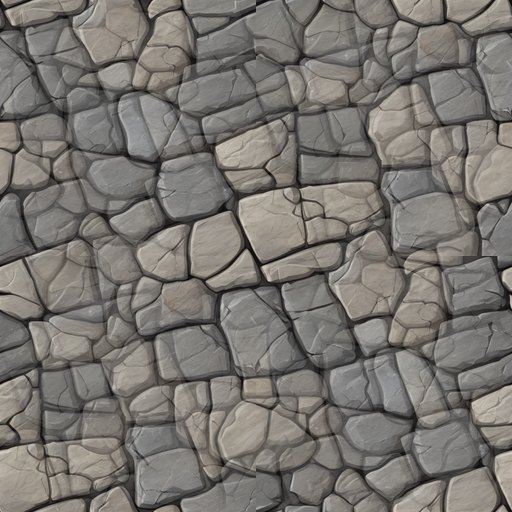
#> input picture assets/media/stage3d/looks/castle/ground_c.jpg, 512 x 512 px
$ python -i make_floor3d.py   (imports and definitions only)
#> lines starting #> are read from the running program, lines starting #| are printed output that depends on the picture
#> further down, picture is the input picture: PIL image 512x512 RGB; mean R, G, B 121.2, 117.5, 112.6
"""make_floor3d.py -- a floor's walls and ground as a 3D model, from its tile map (docs/gameplay/24_STAGE_3D.md §3).

    python tools/stage3d/make_floor3d.py F01 F02            build these floors' models
    python tools/stage3d/make_floor3d.py --all              every floor in assets/data/story/floors/
    python tools/stage3d/make_floor3d.py --paint wood       paint the look "wood" with ComfyUI (127.0.0.1:8188), then build
    python tools/stage3d/make_floor3d.py --paint wood --seeds 11,22   try seeds; the pictures stay in Build/art_out/stage3d/
    python tools/stage3d/make_floor3d.py --paint wood --parts top    paint only these parts again

One tile is one metre: x to the right (the tile's column), z down the map (its row), y up. A wall cell ('#') is a block
WALL_H tall: its top, and a side wherever the cell beside it is not a wall. The ground is one quad under the whole map.

Writes assets/media/stage3d/:
    floors/<id>.gltf + .bin        three materials: ground, wall, wall top; their textures are the floor's look's
    looks/<look>/<part>_c.jpg       the colour of each part (ground, wall, top): seamless, 512 px
    looks/<look>/<part>_n.png       its normal map, made from the colour's brightness
A look not painted yet is drawn here (a plain pattern of planks / bricks / slabs in the look's colours), so every floor
builds; --paint replaces it. A floor's look is its stage file's "theme" ("" = "castle").
data/stage3d.json says how the game shows the floors (the camera, the light, the sprites' heights).
"""
import argparse
import io
import json
import math
import random
import struct
import sys
import time
import urllib.request
from pathlib import Path

import numpy as np
from PIL import Image, ImageFilter

ROOT = Path(__file__).resolve().parents[2]
FLOORS = ROOT / "assets" / "data" / "story" / "floors"
OUT = ROOT / "assets" / "media" / "stage3d"
WORK = ROOT / "Build" / "art_out" / "stage3d"
WALL_H = 1.0          # metres (a tile is 1 m): low enough that the tilted camera sees the hero behind a wall
GROUND_REPEAT = 2.0   # the ground's texture once every this many metres
TEX = 512
PARTS = ("ground", "wall", "top")

# The looks: the words for each part (painted) and the colours of the plain pattern (drawn when not painted).
LOOKS = {
    "wood":    {"ground": "old wooden floor boards of a cosy village house, warm oak planks",
                "wall":   "rustic timber wall of a farmhouse, horizontal wooden logs and beams",
                "top":    "dark aged wooden planks seen from above, rough hewn weathered wood, no moss",
                "colors": {"ground": (122, 86, 52), "wall": (98, 66, 40), "top": (80, 70, 52)}, "pattern": "planks"},
    "forest":  {"ground": "forest floor, soft grass with a mossy dirt path and small leaves",
                "wall":   "dense wall of tangled tree roots and dark bark with moss",
                "top":    "dense green hedge and leafy bushes seen from above",
                "colors": {"ground": (78, 104, 52), "wall": (70, 54, 38), "top": (44, 82, 40)}, "pattern": "grass"},
    "castle":  {"ground": "grey castle flagstone floor, large worn stone slabs",
                "wall":   "medieval castle wall of grey stone bricks with mortar",
                "top":    "top of a castle wall, flat grey capstones",
                "colors": {"ground": (112, 110, 104), "wall": (96, 94, 90), "top": (126, 122, 114)}, "pattern": "bricks"},
    "cave":    {"ground": "cave floor of dark brown packed earth and pebbles",
                "wall":   "rough natural cave rock wall, dark brown stone",
                "top":    "rough dark boulders seen from above",
                "colors": {"ground": (88, 72, 58), "wall": (70, 60, 52), "top": (82, 72, 62)}, "pattern": "rock"},
    "crypt":   {"ground": "ancient crypt floor, cracked dark stone tiles with dust",
                "wall":   "crypt wall of old dark stone blocks with carved skull niches",
                "top":    "top of an old crypt wall, dark weathered stone",
                "colors": {"ground": (78, 76, 84), "wall": (66, 64, 74), "top": (88, 84, 92)}, "pattern": "bricks"},
    "crystal": {"ground": "floor of purple crystal stone tiles with glowing veins",
                "wall":   "wall of violet crystal rock with glowing gems",
                "top":    "clusters of purple crystals seen from above",
                "colors": {"ground": (96, 80, 120), "wall": (84, 66, 112), "top": (120, 96, 150)}, "pattern": "rock"},
    "ice":     {"ground": "frozen ice floor with snow dust, pale blue",
                "wall":   "wall of packed snow and blue ice blocks",
                "top":    "fresh snow on top of an ice wall",
                "colors": {"ground": (170, 196, 214), "wall": (140, 172, 200), "top": (220, 232, 240)}, "pattern": "slabs"},
    "lava":    {"ground": "black volcanic rock floor with thin glowing orange cracks",
                "wall":   "wall of dark basalt rock blocks",
                "top":    "top of a basalt wall, black rock with ash",
                "colors": {"ground": (58, 44, 40), "wall": (50, 40, 38), "top": (66, 52, 46)}, "pattern": "rock"},
    "sand":    {"ground": "desert temple floor of sandstone tiles with blown sand",
                "wall":   "sandstone brick wall of an ancient desert temple",
                "top":    "top of a sandstone wall, worn flat stones",
                "colors": {"ground": (196, 166, 116), "wall": (176, 144, 98), "top": (206, 178, 130)}, "pattern": "bricks"},
    "shadow":  {"ground": "dark obsidian floor tiles with faint purple runes",
                "wall":   "wall of black stone with faint violet glowing runes",
                "top":    "top of a black stone wall, smooth obsidian",
                "colors": {"ground": (50, 44, 62), "wall": (40, 36, 52), "top": (62, 54, 76)}, "pattern": "slabs"},
}
STYLE = ("seamless tileable texture, flat even lighting, top down orthographic, hand painted fantasy game texture, "
         "stylized, rich detail, no shadows")
NEGATIVE = ("perspective, horizon, objects, people, character, text, watermark, logo, frame, border, vignette, "
            "strong shadows, blurry, photo of a room")
CHECKPOINT = "Juggernaut-XL_v9_RunDiffusionPhoto_v2.safetensors"


# ---------------------------------------------------------------- the textures

# [11 lines left out: function tileable, not called in this run]


def normal_map(img: Image.Image, strength=2.5) -> Image.Image:
    """A tangent-space normal map (OpenGL: green up) from the colour's brightness, wrapping at the edges."""
#> called with strength = 2.5
    g = np.asarray(img.convert("L").filter(ImageFilter.GaussianBlur(1.2)), dtype=np.float32) / 255.0
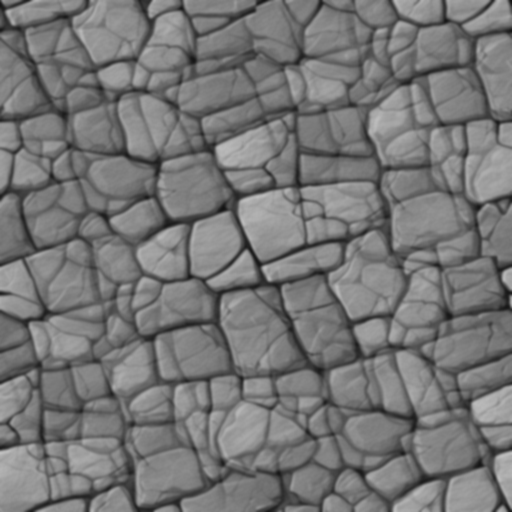
#> g: shape (512, 512) float32; min 0.0745, max 0.757, mean 0.463
    dx = (np.roll(g, -1, axis=1) - np.roll(g, 1, axis=1)) * strength
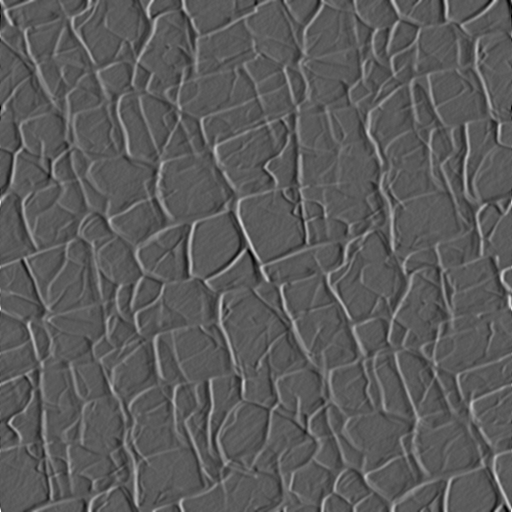
#> dx: shape (512, 512) float32; min -0.657, max 1.16, mean 1.1e-11; drawn with min black and max white
    dy = (np.roll(g, -1, axis=0) - np.roll(g, 1, axis=0)) * strength
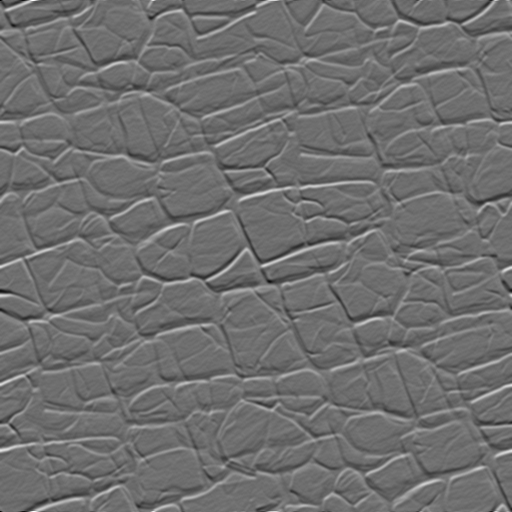
#> dy: shape (512, 512) float32; min -0.882, max 1.14, mean 2.91e-11; drawn with min black and max white
    n = np.stack([-dx, dy, np.ones_like(g)], axis=-1)
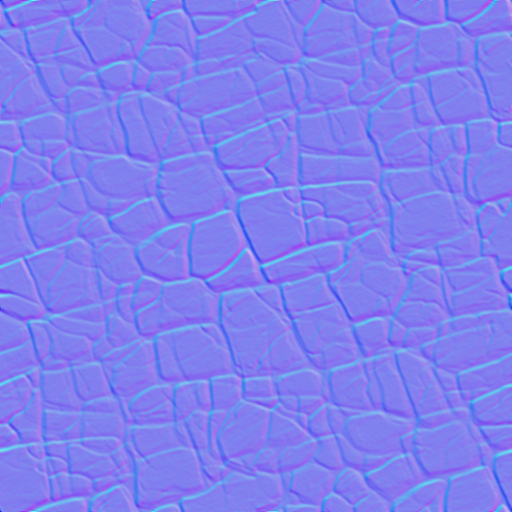
#> n: shape (512, 512, 3) float32; mean of channels 0, 1, 2 -8.73e-11, 5.62e-08, 1; drawn with min black and max white
    n /= np.linalg.norm(n, axis=-1, keepdims=True)
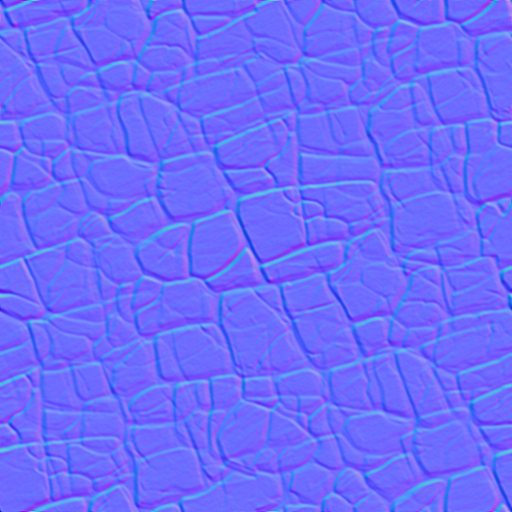
#> n: shape (512, 512, 3) float32; mean of channels 0, 1, 2 0.00149, -0.000977, 0.986; drawn with min black and max white
    return Image.fromarray(((n * 0.5 + 0.5) * 255).astype(np.uint8))


# [98 lines left out: functions plain_pattern, workflow, wait_for_server, paint_look, write_part, ensure_look, not called in this run]


# ---------------------------------------------------------------- the model

class Mesh:
    def __init__(self):
        self.pos, self.nor, self.tan, self.uv, self.idx = [], [], [], [], []

    # [117 lines left out: functions quad, build_floor, write_gltf, main, not called in this run]


# [2 lines not run here, left out]

>>> from PIL import Image
>>> picture = Image.open('../../assets/media/stage3d/looks/castle/ground_c.jpg')
>>> result = normal_map(picture)

$ run again, on assets/media/stage3d/looks/forest/ground_c.jpg
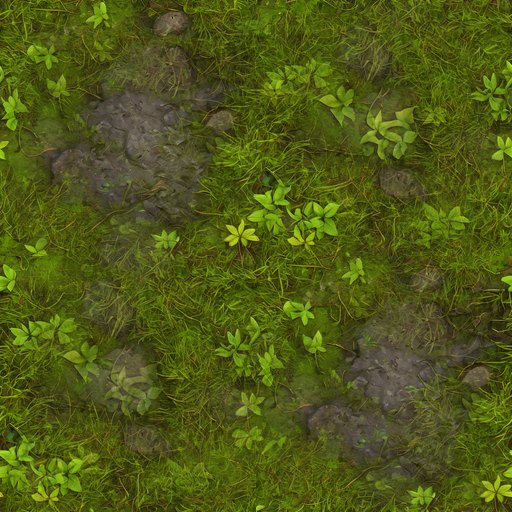
#> input picture assets/media/stage3d/looks/forest/ground_c.jpg, 512 x 512 px
#> picture is the input picture: PIL image 512x512 RGB; mean R, G, B 79.8, 88.8, 22.5
#> in normal_map, `n = np.stack([-dx, dy, np.ones_like(g)], axis=-1)`:
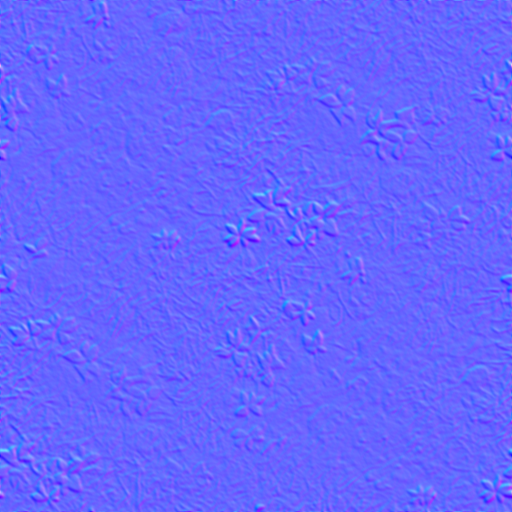
#> n: shape (512, 512, 3) float32; mean of channels 0, 1, 2 -5.57e-12, -3.96e-10, 1; drawn with min black and max white
#> in normal_map, `return Image.fromarray(((n * 0.5 + 0.5) * 255).astype(np.uint8))`:
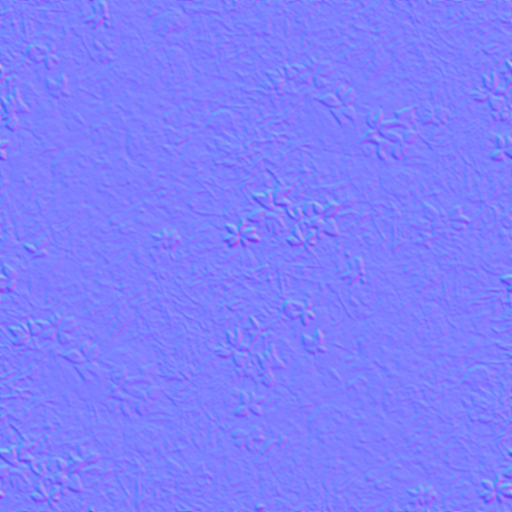
#> returned value: PIL image 512x512 RGB; mean R, G, B 127, 127, 253.6

$ run again, on assets/media/stage3d/looks/ice/ground_c.jpg
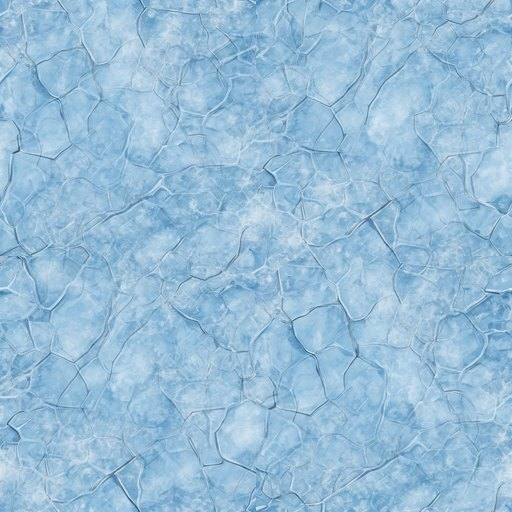
#> input picture assets/media/stage3d/looks/ice/ground_c.jpg, 512 x 512 px
#> picture is the input picture: PIL image 512x512 RGB; mean R, G, B 151.2, 189.8, 216.6
#> in normal_map, `n = np.stack([-dx, dy, np.ones_like(g)], axis=-1)`:
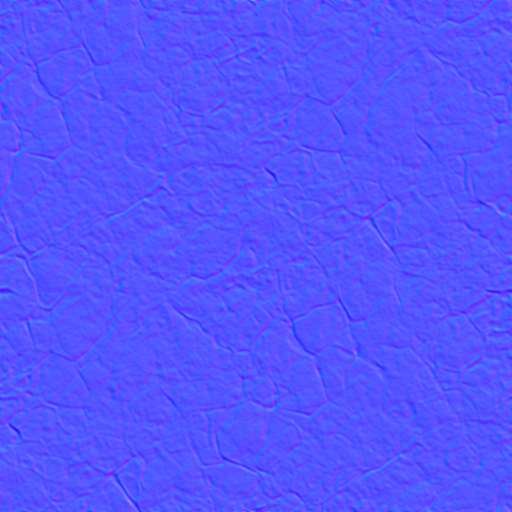
#> n: shape (512, 512, 3) float32; mean of channels 0, 1, 2 -6.59e-12, -3.09e-09, 1; drawn with min black and max white
#> in normal_map, `return Image.fromarray(((n * 0.5 + 0.5) * 255).astype(np.uint8))`:
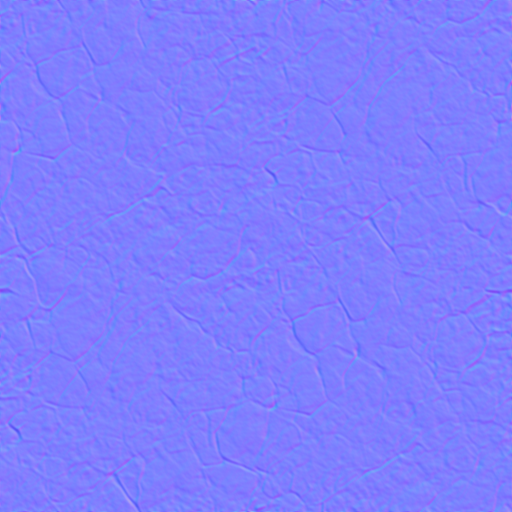
#> returned value: PIL image 512x512 RGB; mean R, G, B 127, 127, 253.8

$ run again, on assets/media/stage3d/looks/lava/ground_c.jpg
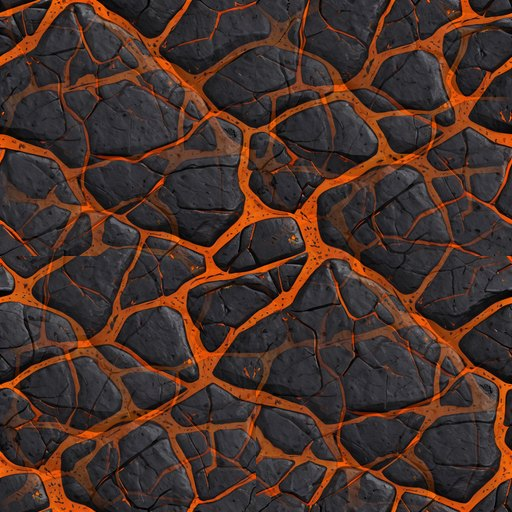
#> input picture assets/media/stage3d/looks/lava/ground_c.jpg, 512 x 512 px
#> picture is the input picture: PIL image 512x512 RGB; mean R, G, B 72.7, 49.7, 41.8
#> in normal_map, `n = np.stack([-dx, dy, np.ones_like(g)], axis=-1)`:
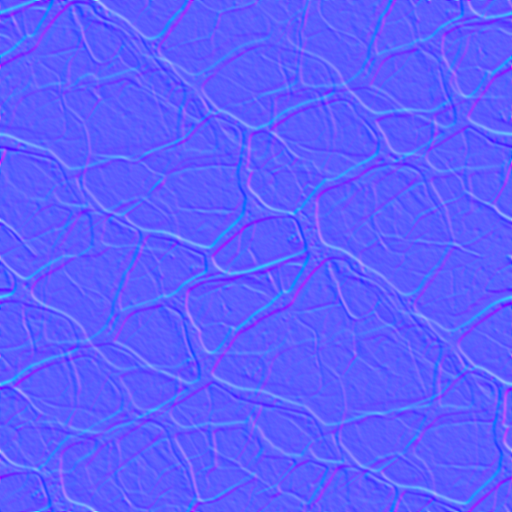
#> n: shape (512, 512, 3) float32; mean of channels 0, 1, 2 -4.18e-11, 2.95e-08, 1; drawn with min black and max white
#> in normal_map, `return Image.fromarray(((n * 0.5 + 0.5) * 255).astype(np.uint8))`:
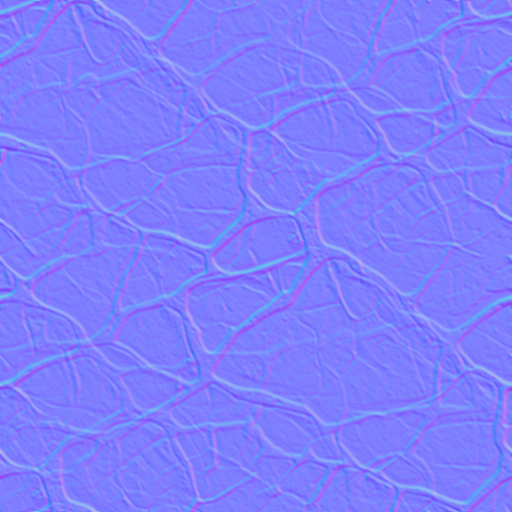
#> returned value: PIL image 512x512 RGB; mean R, G, B 127, 126.9, 253.2
